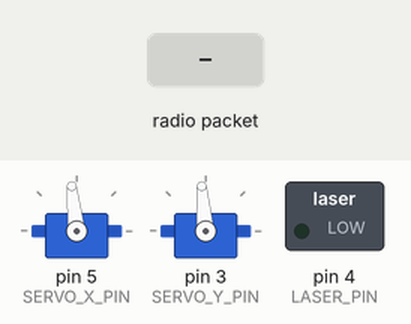
Simulated run of this sketch. Board: Arduino Uno, built with avr-gcc and run on an emulated ATmega328P. Parts: 2 × servo, switched loads named in the sketch (green lamp = pin HIGH). Inputs (shaded band) come from the test bench. No radio packets arrive unless stated; what the sketch prints to the serial monitor is not drawn.

Above: at 1.2 s.
1.3 s: radio packet "START" arrives
At 1.7 s:
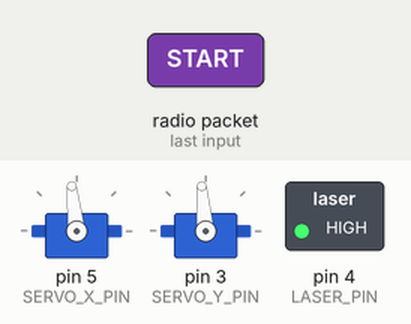
At 4.7 s:
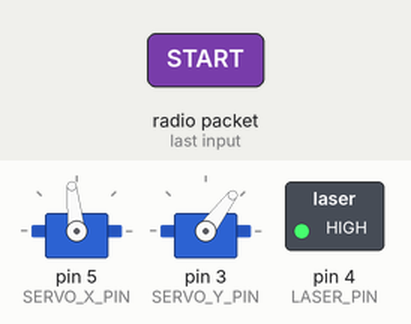
Timing chart, 0 to 24.0 s (numbered marks = the images above; inputs shaded):
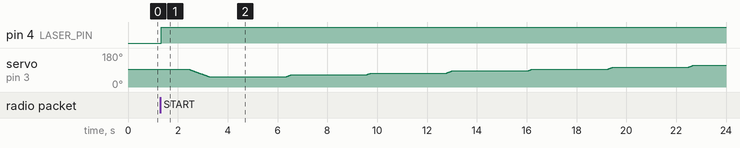

Measured:
- after the input at 1.3 s, pin 4 (LASER_PIN): LOW → HIGH at once

The sketch:

cubesat.ino
```cpp
//CUBESAT - Модуль системы наведения

#include <SPI.h>
#include <RF24.h>
#include <Servo.h>

// ===== КОНСТАНТЫ КОНФИГУРАЦИИ =====

// Пины подключения
const int SERVO_X_PIN = 5;        // Ось наклона
const int SERVO_Y_PIN = 3;        // Ось поворота
const int LASER_PIN = 4;          // Лазерный модуль
const int RF24_CE_PIN = 9;
const int RF24_CSN_PIN = 10;

// Начальные позиции сервоприводов
const int INITIAL_SERVO_X = 96;
const int INITIAL_SERVO_Y = 95;

// Параметры сканирования
const int SCAN_MIN = -40;         // Минимальный угол сканирования
const int SCAN_MAX = 40;          // Максимальный угол сканирования
const int SCAN_STEP = 10;         // Шаг сканирования в градусах
const float SERVO_CORRECTION = 1.05; // Коэффициент коррекции углов

// Параметры передачи данных
const unsigned long TRANSMIT_DELAY = 3000;  // Задержка между передачами (мс)
const int MAX_RETRIES = 3;        // Максимальное количество попыток отправки
const int RETRY_DELAY = 100;      // Задержка между попытками (мс)
const int SERVO_STEP_DELAY = 20;  // Задержка для плавного движения серво (мс)

// Адреса для радиосвязи
const byte ADDRESS_STATION[6] = "STATN";  // Адрес наземной станции
const byte ADDRESS_CUBESAT[6] = "CBSAT";  // Адрес спутника

// Размер буферов передачи
const int BUFFER_SIZE = 32;

// ===== ГЛОБАЛЬНЫЕ ОБЪЕКТЫ =====

RF24 radio(RF24_CE_PIN, RF24_CSN_PIN);
Servo servoX;  // Сервопривод наклона
Servo servoY;  // Сервопривод поворота

// ===== ПЕРЕЧИСЛЕНИЯ =====

// Режимы работы системы
enum Mode {
  MODE_IDLE,      // Ожидание команд
  MODE_H_SCAN,    // Горизонтальное сканирование
  MODE_V_SCAN,    // Вертикальное сканирование
  MODE_D_SCAN1,   // Диагональное сканирование 1
  MODE_D_SCAN2    // Диагональное сканирование 2
};

// ===== СОСТОЯНИЕ СИСТЕМЫ =====

struct SystemState {
  int servoX;           // Текущая позиция серво X
  int servoY;           // Текущая позиция серво Y
  int angleX;           // Текущий угол X (относительный)
  int angleY;           // Текущий угол Y (относительный)
  Mode currentMode;     // Текущий режим работы
  bool laserEnabled;    // Состояние лазера
  char rxBuffer[BUFFER_SIZE];  // Буфер приема
  char txBuffer[BUFFER_SIZE];  // Буфер передачи
};

SystemState state = {
  INITIAL_SERVO_X,
  INITIAL_SERVO_Y,
  0,
  0,
  MODE_IDLE,
  false,
  "",
  ""
};

// ===== ФУНКЦИИ ИНИЦИАЛИЗАЦИИ =====

// Инициализация серво и лазера
void initHardware() {
  servoX.attach(SERVO_X_PIN);
  servoY.attach(SERVO_Y_PIN);

  pinMode(LASER_PIN, OUTPUT);
  setLaser(false);

  // Установка начальной позиции
  servoX.write(state.servoX);
  servoY.write(state.servoY);
}

// Инициализация радиомодуля
bool initRadio() {
  if (!radio.begin()) {
    Serial.println(F("ОШИБКА: nRF24L01+ не обнаружен!"));
    return false;
  }

  // Настройка параметров радио
  radio.setPALevel(RF24_PA_LOW);
  radio.setDataRate(RF24_250KBPS);
  radio.setChannel(108);
  radio.setRetries(5, 15);

  // Настройка каналов связи
  radio.openWritingPipe(ADDRESS_STATION);    // Передача на станцию
  radio.openReadingPipe(1, ADDRESS_CUBESAT); // Прием на адрес спутника

  radio.startListening();

  return true;
}

// ===== УПРАВЛЕНИЕ ЛАЗЕРОМ =====

// Включение/выключение лазера
void setLaser(bool enable) {
  digitalWrite(LASER_PIN, enable ? HIGH : LOW);
  state.laserEnabled = enable;
  Serial.print(F("Лазер: "));
  Serial.println(enable ? F("ВКЛ") : F("ВЫКЛ"));
}

// ===== УПРАВЛЕНИЕ СЕРВОПРИВОДАМИ =====

// Плавное перемещение сервоприводов
void smoothMove(int targetX, int targetY) {
  int stepsX = abs(targetX - state.servoX);
  int stepsY = abs(targetY - state.servoY);
  int totalSteps = max(stepsX, stepsY);

  if (totalSteps == 0) return;

  // Интерполяция движения
  for (int i = 0; i <= totalSteps; i++) {
    int posX = map(i, 0, totalSteps, state.servoX, targetX);
    int posY = map(i, 0, totalSteps, state.servoY, targetY);

    servoX.write(posX);
    servoY.write(posY);
    Serial.println(posX);
    Serial.println(posY);
    delay(SERVO_STEP_DELAY);
  }

  state.servoX = targetX;
  state.servoY = targetY;
}

// Установка позиции по относительным углам
void setPosition(int x, int y) {
  state.angleX = x;
  state.angleY = y;

  // Преобразование относительных углов в абсолютные с коррекцией
  int targetX = INITIAL_SERVO_X + (int)(x * SERVO_CORRECTION);
  int targetY = INITIAL_SERVO_Y + (int)(y * SERVO_CORRECTION);

  smoothMove(targetX, targetY);

  Serial.print(F("Позиция: X="));
  Serial.print(x);
  Serial.print(F(" Y="));
  Serial.println(y);
}

// Возврат в начальную позицию
void returnToHome() {
  smoothMove(INITIAL_SERVO_X, INITIAL_SERVO_Y);
  state.servoX = INITIAL_SERVO_X;
  state.servoY = INITIAL_SERVO_Y;
  state.angleX = 0;
  state.angleY = 0;
}

// ===== ПЕРЕДАЧА ДАННЫХ =====

// Отправка данных с повторными попытками
bool sendWithRetry(const char* data) {
  bool success = false;

  for (int attempt = 1; attempt <= MAX_RETRIES && !success; attempt++) {
    radio.stopListening();
    success = radio.write(data, BUFFER_SIZE);
    radio.startListening();

    if (success) {
      Serial.print(F("Отправлено (попытка "));
      Serial.print(attempt);
      Serial.print(F("): "));
      Serial.println(data);
    } else {
      Serial.print(F("Ошибка (попытка "));
      Serial.print(attempt);
      Serial.print(F("/"));
      Serial.print(MAX_RETRIES);
      Serial.println(F(")"));

      if (attempt < MAX_RETRIES) {
        delay(RETRY_DELAY);
      }
    }
  }

  if (!success) {
    Serial.println(F("КРИТИЧЕСКАЯ ОШИБКА: передача не удалась!"));
  }

  return success;
}

// Отправка телеметрии
void transmitTelemetry() {
  snprintf(state.txBuffer, BUFFER_SIZE, "X:%d Y:%d", state.angleX, state.angleY);
  sendWithRetry(state.txBuffer);
}

// ===== РЕЖИМЫ СКАНИРОВАНИЯ =====

// Выполнение сканирования с задержкой и телеметрией
void scanPosition(int x, int y) {
  setPosition(x, y);
  delay(TRANSMIT_DELAY);
  transmitTelemetry();
}

// Горизонтальное сканирование
void horizontalScan() {
  state.currentMode = MODE_H_SCAN;
  Serial.println(F("Горизонтальное сканирование"));

  for (int y = SCAN_MIN; y <= SCAN_MAX; y += SCAN_STEP) {
    scanPosition(0, y);
  }
}

// Вертикальное сканирование
void verticalScan() {
  state.currentMode = MODE_V_SCAN;
  Serial.println(F("Вертикальное сканирование"));

  for (int x = SCAN_MIN; x <= SCAN_MAX; x += SCAN_STEP) {
    scanPosition(x, 0);
  }
}

// Диагональное сканирование (тип 1)
void diagonalScan1() {
  state.currentMode = MODE_D_SCAN1;
  Serial.println(F("Диагональное сканирование 1"));

  for (int angle = SCAN_MIN; angle <= SCAN_MAX; angle += SCAN_STEP) {
    scanPosition(angle, angle);
  }
}

// Диагональное сканирование (тип 2)
void diagonalScan2() {
  state.currentMode = MODE_D_SCAN2;
  Serial.println(F("Диагональное сканирование 2"));

  int steps = (SCAN_MAX - SCAN_MIN) / SCAN_STEP;
  for (int i = 0; i <= steps; i++) {
    int x = SCAN_MIN + i * SCAN_STEP;
    int y = SCAN_MAX - i * SCAN_STEP;
    scanPosition(x, y);
  }
}

// Полный цикл сканирования
void executeScanCycle() {
  Serial.println(F("===== НАЧАЛО ЦИКЛА СКАНИРОВАНИЯ ====="));

  horizontalScan();
  verticalScan();
  diagonalScan1();
  diagonalScan2();

  Serial.println(F("===== ЦИКЛ ЗАВЕРШЕН ====="));
}

// ===== ОБРАБОТКА КОМАНД =====

// Обработка команды START
void handleStartCommand() {
  Serial.println(F("Запуск автоматического сканирования"));

  setLaser(true);
  delay(1000);  // Пауза для стабилизации лазера

  executeScanCycle();

  setLaser(false);
  returnToHome();

  state.currentMode = MODE_IDLE;
  Serial.println(F("Возврат в режим ожидания"));
}

// Обработка команды управления лазером
void handleLaserCommand(bool enable) {
  setLaser(enable);
  snprintf(state.txBuffer, BUFFER_SIZE, "LASER:%s", enable ? "ON" : "OFF");
  sendWithRetry(state.txBuffer);
}

// Обработка ручного управления
void handleManualCommand(const char* cmd) {
  int x, y;

  if (sscanf(cmd, "%d %d", &x, &y) != 2) {
    Serial.println(F("ОШИБКА: неверный формат команды"));
    return;
  }

  // Проверка кратности шагу
  if (x % SCAN_STEP != 0 || y % SCAN_STEP != 0) {
    Serial.print(F("ОШИБКА: используйте шаг "));
    Serial.print(SCAN_STEP);
    Serial.println(F(" градусов"));
    return;
  }

  // Вычисление абсолютных углов
  int realX = INITIAL_SERVO_X + x;
  int realY = INITIAL_SERVO_Y + y;

  // Проверка допустимого диапазона
  if (realX < 0 || realX > 180 || realY < 0 || realY > 180) {
    Serial.println(F("ОШИБКА: выход за пределы 0-180°"));
    return;
  }

  smoothMove(realX, realY);

  Serial.print(F("Установлено: X="));
  Serial.print(realX);
  Serial.print(F("° Y="));
  Serial.print(realY);
  Serial.println(F("°"));

  // Отправка подтверждения
  snprintf(state.txBuffer, BUFFER_SIZE, "X:%d Y:%d", x, y);
  sendWithRetry(state.txBuffer);
}

// Обработка входящих команд
void processCommand() {
  if (!radio.available()) return;

  radio.read(state.rxBuffer, BUFFER_SIZE);

  Serial.print(F("← Команда: "));
  Serial.println(state.rxBuffer);

  // Разбор команд
  if (strcmp(state.rxBuffer, "START") == 0) {
    handleStartCommand();
  }
  else if (strcmp(state.rxBuffer, "ON") == 0) {
    handleLaserCommand(true);
  }
  else if (strcmp(state.rxBuffer, "OFF") == 0) {
    handleLaserCommand(false);
  }
  else {
    handleManualCommand(state.rxBuffer);
  }

  // Очистка буфера
  memset(state.rxBuffer, 0, BUFFER_SIZE);
}

// ===== ОСНОВНЫЕ ФУНКЦИИ =====

void setup() {
  Serial.begin(9600);


  initHardware();

  if (!initRadio()) {
    Serial.println(F("КРИТИЧЕСКАЯ ОШИБКА: остановка системы"));
    while (1);
  }

  Serial.println(F("Система готова"));
  Serial.print(F("Начальная позиция: X="));
  Serial.print(state.servoX);
  Serial.print(F("° Y="));
  Serial.print(state.servoY);
  Serial.println(F("°"));
  Serial.println(F("Ожидание команд..."));
}

void loop() {
  processCommand();
}
```
